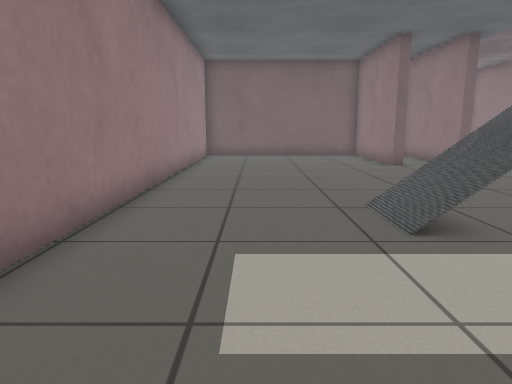
view 1 (above)

13 first-person views from a walk through a Gazebo world. The camera is 0.72 m above the floor, tilts 10° down and sees 70° across. The floor is counted in squares, 0.5 m on a side. Each view is taken from the middle of a square. On the plan, view 1 faces up. The plan holds only what a view shows up to about 16 squares ahead; the rest is blank. The place goes on beyond the plan.

view 2
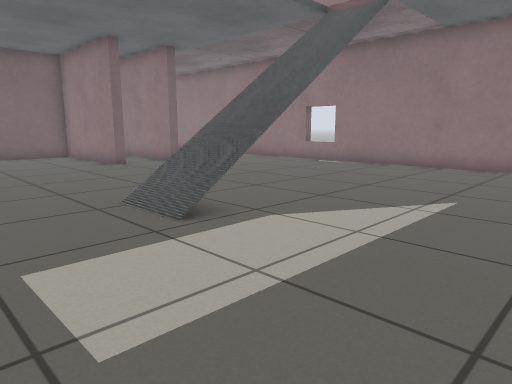

view 3
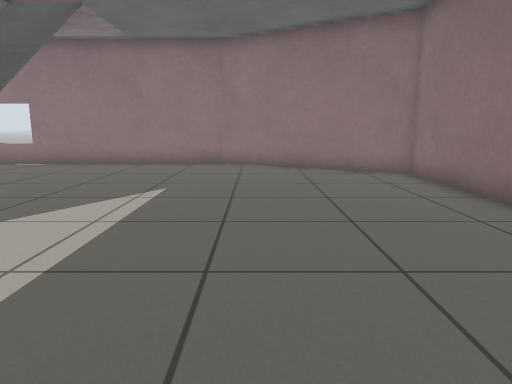

view 4
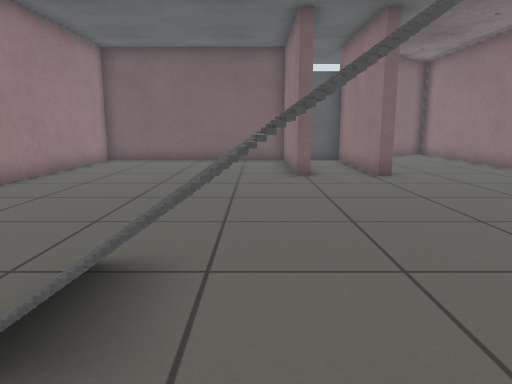

view 5
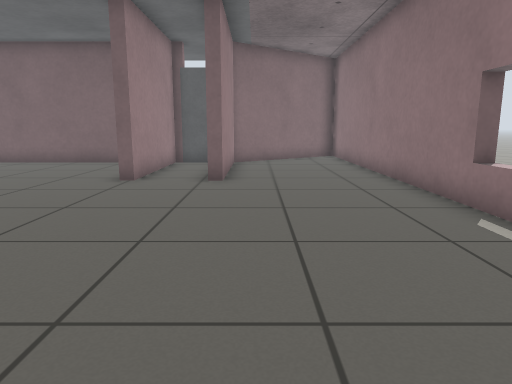

view 6
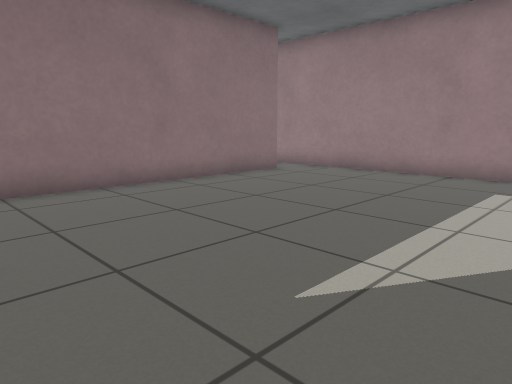

view 7
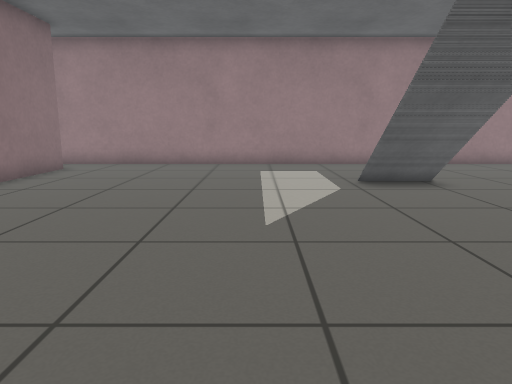

view 8
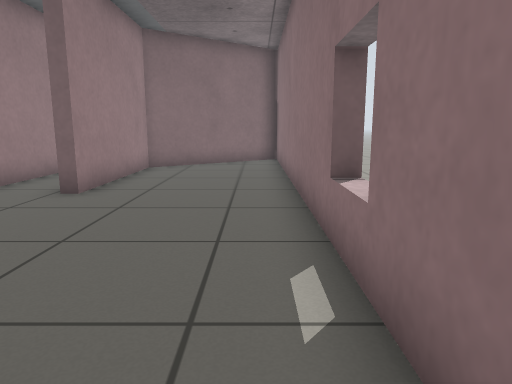

view 9
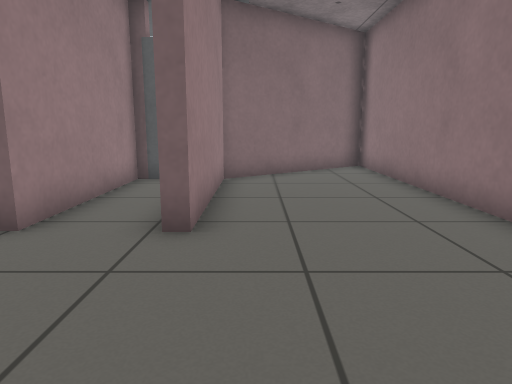

view 10
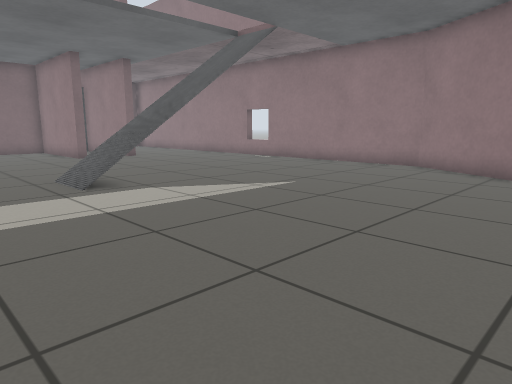

view 11
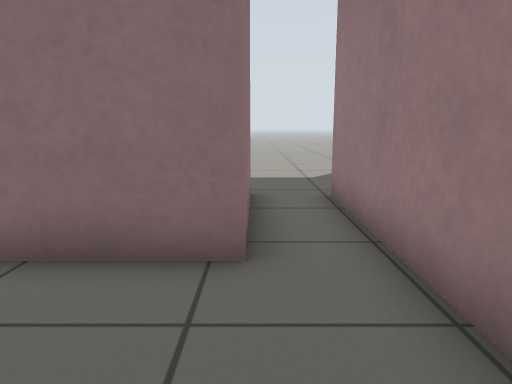

view 12
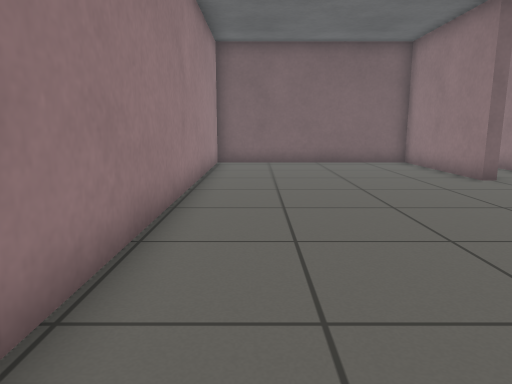

view 13
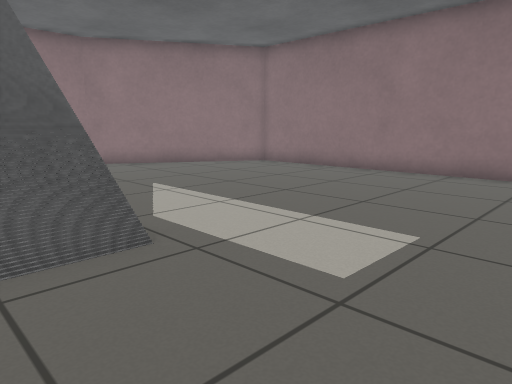

### Floor plan
Points are (right, up) in squares from view 1. A wall is a line through its corners. A room is listed if a view was taken in it or the views show most of it. See-through windows are left out.
Room 1 (views 1, 2, 3, 4, 5, 6, 7, 8, 9, 10, 11, 12, 13)
walls: (4.5, 6.8) (3.6, 6.8); (5.6, 19.4) (5.6, 13.9) (5.2, 13.9) (5.2, 19.3) (-2.6, 19.3) (-2.6, -8.8); (-0.9, -8.9) (-0.9, -4.8) (9.3, -4.8) (13, 1.4) (13, 23) (8.1, 19.3) (8.1, 13.9) (7.7, 13.9) (7.7, 19.4)
low walls: (7.2, 6.8) (6.5, 6.8)
ways out: opening at (-3, -9.5); opening at (-1, -9.5)
objects: stairs (4, 5) to (7, 5); door leaf (7, 19)

Where each view was taken, in squares from view 1:
view 1: 0 up, 0 right, facing up
view 2: 0 up, 1 left, facing up-right
view 3: 0 up, 2 left, facing right
view 4: 3 up, 4 right, facing up
view 5: 4 up, 9 right, facing up
view 6: 4 up, 9 right, facing down-left
view 7: 2 up, 12 right, facing left
view 8: 6 up, 12 right, facing up
view 9: 9 up, 9 right, facing up
view 10: 4 down, 1 left, facing up-right
view 11: 1 down, 1 left, facing down
view 12: 4 up, 1 left, facing up
view 13: 7 up, 2 left, facing down-right
